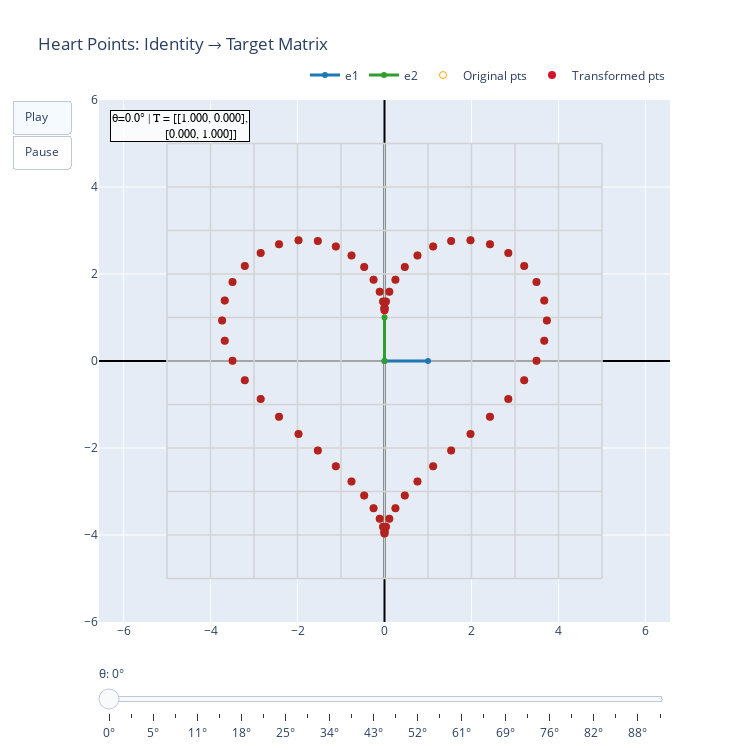

The notebook cell saved with this chart:
### Markdown cell above
## Geometric View of Linear Transformations

Let's take $F$ from the example so far and calculate the image of a few vectors under this transformation. To emphasize the geometric aspect, we want to show the _movement_ of the original vectors to their new locations after applying the transformation (hence the animation).

Let's look at a couple of matrices and see what the do.

$$
S = \begin{bmatrix} 1 & 2 \\ 0 & 1 \end{bmatrix} \quad \text{shear in x-direction}
$$

$$
R = \begin{bmatrix} 0 & -1 \\ 1 & 0 \end{bmatrix} \quad \text{90 degree rotation}
$$

### Code cell
import numpy as np

try:
    from animations.rotation import show_transformation, generate_rotation_matrices, heart_param_points, heart_line_color
except ImportError:
    from repo.animations.rotation import show_transformation, generate_rotation_matrices, heart_param_points, heart_line_color


# Define target transformation matrix M
# Example: a shear + scale
M = np.array([[0, -1],
              [1, 0]])

# Build an interpolation from Identity to M: T(t) = I + t (M - I)
I = np.eye(2)
steps = 25
matrices_sequence = []
for k in range(steps + 1):
    t = k / steps
    T_t = I + t * (M - I)
    matrices_sequence.append([T_t])  # each frame applies one matrix

# Use heart points as the input set
pts = heart_param_points(n=60)

# Show the transformation animation
fig = show_transformation(
    matrices_sequence=matrices_sequence,
    points=pts,
    L=5,
    title='Heart Points: Identity → Target Matrix',
    color_func=heart_line_color,
    frame_duration_ms=300
)
fig.show()

### Figure 1 — Plotly figure (JSON) as saved in the notebook; plotly's stock layout.template omitted (floating-point values rounded to 4 significant figures)
{"data": [{"hoverinfo": "skip", "line": {"color": "lightgray", "width": 1}, "mode": "lines", "opacity": 0.25, "showlegend": false, "type": "scatter", "x": [-5, -5], "y": [-5, 5]}, {"hoverinfo": "skip", "line": {"color": "lightgray", "width": 1}, "mode": "lines", "opacity": 0.25, "showlegend": false, "type": "scatter", "x": [-4, -4], "y": [-5, 5]}, {"hoverinfo": "skip", "line": {"color": "lightgray", "width": 1}, "mode": "lines", "opacity": 0.25, "showlegend": false, "type": "scatter", "x": [-3, -3], "y": [-5, 5]}, {"hoverinfo": "skip", "line": {"color": "lightgray", "width": 1}, "mode": "lines", "opacity": 0.25, "showlegend": false, "type": "scatter", "x": [-2, -2], "y": [-5, 5]}, {"hoverinfo": "skip", "line": {"color": "lightgray", "width": 1}, "mode": "lines", "opacity": 0.25, "showlegend": false, "type": "scatter", "x": [-1, -1], "y": [-5, 5]}, {"hoverinfo": "skip", "line": {"color": "lightgray", "width": 1}, "mode": "lines", "opacity": 0.25, "showlegend": false, "type": "scatter", "x": [0, 0], "y": [-5, 5]}, {"hoverinfo": "skip", "line": {"color": "lightgray", "width": 1}, "mode": "lines", "opacity": 0.25, "showlegend": false, "type": "scatter", "x": [1, 1], "y": [-5, 5]}, {"hoverinfo": "skip", "line": {"color": "lightgray", "width": 1}, "mode": "lines", "opacity": 0.25, "showlegend": false, "type": "scatter", "x": [2, 2], "y": [-5, 5]}, {"hoverinfo": "skip", "line": {"color": "lightgray", "width": 1}, "mode": "lines", "opacity": 0.25, "showlegend": false, "type": "scatter", "x": [3, 3], "y": [-5, 5]}, {"hoverinfo": "skip", "line": {"color": "lightgray", "width": 1}, "mode": "lines", "opacity": 0.25, "showlegend": false, "type": "scatter", "x": [4, 4], "y": [-5, 5]}, {"hoverinfo": "skip", "line": {"color": "lightgray", "width": 1}, "mode": "lines", "opacity": 0.25, "showlegend": false, "type": "scatter", "x": [5, 5], "y": [-5, 5]}, {"hoverinfo": "skip", "line": {"color": "lightgray", "width": 1}, "mode": "lines", "opacity": 0.25, "showlegend": false, "type": "scatter", "x": [-5, 5], "y": [-5, -5]}, {"hoverinfo": "skip", "line": {"color": "lightgray", "width": 1}, "mode": "lines", "opacity": 0.25, "showlegend": false, "type": "scatter", "x": [-5, 5], "y": [-4, -4]}, {"hoverinfo": "skip", "line": {"color": "lightgray", "width": 1}, "mode": "lines", "opacity": 0.25, "showlegend": false, "type": "scatter", "x": [-5, 5], "y": [-3, -3]}, {"hoverinfo": "skip", "line": {"color": "lightgray", "width": 1}, "mode": "lines", "opacity": 0.25, "showlegend": false, "type": "scatter", "x": [-5, 5], "y": [-2, -2]}, {"hoverinfo": "skip", "line": {"color": "lightgray", "width": 1}, "mode": "lines", "opacity": 0.25, "showlegend": false, "type": "scatter", "x": [-5, 5], "y": [-1, -1]}, {"hoverinfo": "skip", "line": {"color": "lightgray", "width": 1}, "mode": "lines", "opacity": 0.25, "showlegend": false, "type": "scatter", "x": [-5, 5], "y": [0, 0]}, {"hoverinfo": "skip", "line": {"color": "lightgray", "width": 1}, "mode": "lines", "opacity": 0.25, "showlegend": false, "type": "scatter", "x": [-5, 5], "y": [1, 1]}, {"hoverinfo": "skip", "line": {"color": "lightgray", "width": 1}, "mode": "lines", "opacity": 0.25, "showlegend": false, "type": "scatter", "x": [-5, 5], "y": [2, 2]}, {"hoverinfo": "skip", "line": {"color": "lightgray", "width": 1}, "mode": "lines", "opacity": 0.25, "showlegend": false, "type": "scatter", "x": [-5, 5], "y": [3, 3]}, {"hoverinfo": "skip", "line": {"color": "lightgray", "width": 1}, "mode": "lines", "opacity": 0.25, "showlegend": false, "type": "scatter", "x": [-5, 5], "y": [4, 4]}, {"hoverinfo": "skip", "line": {"color": "lightgray", "width": 1}, "mode": "lines", "opacity": 0.25, "showlegend": false, "type": "scatter", "x": [-5, 5], "y": [5, 5]}, {"hoverinfo": "skip", "line": {"color": "lightgray", "width": 1.5}, "mode": "lines", "showlegend": false, "type": "scatter", "x": [-5, -5], "y": [-5, 5]}, {"hoverinfo": "skip", "line": {"color": "lightgray", "width": 1.5}, "mode": "lines", "showlegend": false, "type": "scatter", "x": [-4, -4], "y": [-5, 5]}, {"hoverinfo": "skip", "line": {"color": "lightgray", "width": 1.5}, "mode": "lines", "showlegend": false, "type": "scatter", "x": [-3, -3], "y": [-5, 5]}, {"hoverinfo": "skip", "line": {"color": "lightgray", "width": 1.5}, "mode": "lines", "showlegend": false, "type": "scatter", "x": [-2, -2], "y": [-5, 5]}, {"hoverinfo": "skip", "line": {"color": "lightgray", "width": 1.5}, "mode": "lines", "showlegend": false, "type": "scatter", "x": [-1, -1], "y": [-5, 5]}, {"hoverinfo": "skip", "line": {"color": "lightgray", "width": 1.5}, "mode": "lines", "showlegend": false, "type": "scatter", "x": [0, 0], "y": [-5, 5]}, {"hoverinfo": "skip", "line": {"color": "lightgray", "width": 1.5}, "mode": "lines", "showlegend": false, "type": "scatter", "x": [1, 1], "y": [-5, 5]}, {"hoverinfo": "skip", "line": {"color": "lightgray", "width": 1.5}, "mode": "lines", "showlegend": false, "type": "scatter", "x": [2, 2], "y": [-5, 5]}, {"hoverinfo": "skip", "line": {"color": "lightgray", "width": 1.5}, "mode": "lines", "showlegend": false, "type": "scatter", "x": [3, 3], "y": [-5, 5]}, {"hoverinfo": "skip", "line": {"color": "lightgray", "width": 1.5}, "mode": "lines", "showlegend": false, "type": "scatter", "x": [4, 4], "y": [-5, 5]}, {"hoverinfo": "skip", "line": {"color": "lightgray", "width": 1.5}, "mode": "lines", "showlegend": false, "type": "scatter", "x": [5, 5], "y": [-5, 5]}, {"hoverinfo": "skip", "line": {"color": "lightgray", "width": 1.5}, "mode": "lines", "showlegend": false, "type": "scatter", "x": [-5, 5], "y": [-5, -5]}, {"hoverinfo": "skip", "line": {"color": "lightgray", "width": 1.5}, "mode": "lines", "showlegend": false, "type": "scatter", "x": [-5, 5], "y": [-4, -4]}, {"hoverinfo": "skip", "line": {"color": "lightgray", "width": 1.5}, "mode": "lines", "showlegend": false, "type": "scatter", "x": [-5, 5], "y": [-3, -3]}, {"hoverinfo": "skip", "line": {"color": "lightgray", "width": 1.5}, "mode": "lines", "showlegend": false, "type": "scatter", "x": [-5, 5], "y": [-2, -2]}, {"hoverinfo": "skip", "line": {"color": "lightgray", "width": 1.5}, "mode": "lines", "showlegend": false, "type": "scatter", "x": [-5, 5], "y": [-1, -1]}, {"hoverinfo": "skip", "line": {"color": "lightgray", "width": 1.5}, "mode": "lines", "showlegend": false, "type": "scatter", "x": [-5, 5], "y": [0, 0]}, {"hoverinfo": "skip", "line": {"color": "lightgray", "width": 1.5}, "mode": "lines", "showlegend": false, "type": "scatter", "x": [-5, 5], "y": [1, 1]}, {"hoverinfo": "skip", "line": {"color": "lightgray", "width": 1.5}, "mode": "lines", "showlegend": false, "type": "scatter", "x": [-5, 5], "y": [2, 2]}, {"hoverinfo": "skip", "line": {"color": "lightgray", "width": 1.5}, "mode": "lines", "showlegend": false, "type": "scatter", "x": [-5, 5], "y": [3, 3]}, {"hoverinfo": "skip", "line": {"color": "lightgray", "width": 1.5}, "mode": "lines", "showlegend": false, "type": "scatter", "x": [-5, 5], "y": [4, 4]}, {"hoverinfo": "skip", "line": {"color": "lightgray", "width": 1.5}, "mode": "lines", "showlegend": false, "type": "scatter", "x": [-5, 5], "y": [5, 5]}, {"line": {"color": "#1f77b4", "width": 3}, "marker": {"size": 6}, "mode": "lines+markers", "name": "e1", "type": "scatter", "x": [0, 1], "y": [0, 0]}, {"line": {"color": "#2ca02c", "width": 3}, "marker": {"size": 6}, "mode": "lines+markers", "name": "e2", "type": "scatter", "x": [0, 0], "y": [0, 1]}, {"marker": {"color": "orange", "size": 7, "symbol": "circle-open"}, "mode": "markers", "name": "Original pts", "type": "scatter", "x": [0.0, 0.004264, 0.03355, 0.1102, 0.2512, 0.4667, 0.7581, 1.118, 1.532, 1.977, 2.425, 2.846, 3.212, 3.494, 3.672, 3.733, 3.672, 3.494, 3.212, 2.846, 2.425, 1.977, 1.532, 1.118, 0.7581, 0.4667, 0.2512, 0.1102, 0.03355, 0.004264, 6.857e-48, -0.004264, -0.03355, -0.1102, -0.2512, -0.4667, -0.7581, -1.118, -1.532, -1.977, -2.425, -2.846, -3.212, -3.494, -3.672, -3.733, -3.672, -3.494, -3.212, -2.846, -2.425, -1.977, -1.532, -1.118, -0.7581, -0.4667, -0.2512, -0.1102, -0.03355, -0.004264], "y": [1.167, 1.219, 1.368, 1.595, 1.871, 2.16, 2.426, 2.635, 2.757, 2.776, 2.683, 2.483, 2.187, 1.815, 1.389, 0.9333, 0.4667, 0.004707, -0.4431, -0.8726, -1.283, -1.677, -2.057, -2.422, -2.77, -3.094, -3.383, -3.627, -3.811, -3.927, -3.967, -3.927, -3.811, -3.627, -3.383, -3.094, -2.77, -2.422, -2.057, -1.677, -1.283, -0.8726, -0.4431, 0.004707, 0.4667, 0.9333, 1.389, 1.815, 2.187, 2.483, 2.683, 2.776, 2.757, 2.635, 2.426, 2.16, 1.871, 1.595, 1.368, 1.219]}, {"marker": {"color": ["#D0162F", "firebrick", "firebrick", "firebrick", "firebrick", "firebrick", "firebrick", "firebrick", "firebrick", "firebrick", "firebrick", "firebrick", "firebrick", "firebrick", "firebrick", "firebrick", "firebrick", "firebrick", "firebrick", "firebrick", "firebrick", "firebrick", "firebrick", "firebrick", "firebrick", "firebrick", "firebrick", "firebrick", "firebrick", "firebrick", "firebrick", "firebrick", "firebrick", "firebrick", "firebrick", "firebrick", "firebrick", "firebrick", "firebrick", "firebrick", "firebrick", "firebrick", "firebrick", "firebrick", "firebrick", "firebrick", "firebrick", "firebrick", "firebrick", "firebrick", "firebrick", "firebrick", "firebrick", "firebrick", "firebrick", "firebrick", "firebrick", "firebrick", "firebrick", "firebrick"], "size": 8}, "mode": "markers", "name": "Transformed pts", "type": "scatter", "x": [0.0, 0.004264, 0.03355, 0.1102, 0.2512, 0.4667, 0.7581, 1.118, 1.532, 1.977, 2.425, 2.846, 3.212, 3.494, 3.672, 3.733, 3.672, 3.494, 3.212, 2.846, 2.425, 1.977, 1.532, 1.118, 0.7581, 0.4667, 0.2512, 0.1102, 0.03355, 0.004264, 6.857e-48, -0.004264, -0.03355, -0.1102, -0.2512, -0.4667, -0.7581, -1.118, -1.532, -1.977, -2.425, -2.846, -3.212, -3.494, -3.672, -3.733, -3.672, -3.494, -3.212, -2.846, -2.425, -1.977, -1.532, -1.118, -0.7581, -0.4667, -0.2512, -0.1102, -0.03355, -0.004264], "y": [1.167, 1.219, 1.368, 1.595, 1.871, 2.16, 2.426, 2.635, 2.757, 2.776, 2.683, 2.483, 2.187, 1.815, 1.389, 0.9333, 0.4667, 0.004707, -0.4431, -0.8726, -1.283, -1.677, -2.057, -2.422, -2.77, -3.094, -3.383, -3.627, -3.811, -3.927, -3.967, -3.927, -3.811, -3.627, -3.383, -3.094, -2.77, -2.422, -2.057, -1.677, -1.283, -0.8726, -0.4431, 0.004707, 0.4667, 0.9333, 1.389, 1.815, 2.187, 2.483, 2.683, 2.776, 2.757, 2.635, 2.426, 2.16, 1.871, 1.595, 1.368, 1.219]}], "layout": {"annotations": [{"bgcolor": "rgba(255,255,255,0.8)", "bordercolor": "black", "borderwidth": 1, "font": {"color": "black", "family": "monospace", "size": 12}, "showarrow": false, "text": "θ=0.0° | T = [[1.000, 0.000],<br>              [0.000, 1.000]]", "x": 0.02, "xanchor": "left", "xref": "paper", "y": 0.98, "yanchor": "top", "yref": "paper"}], "height": 750, "legend": {"orientation": "h", "x": 1, "xanchor": "right", "y": 1.02, "yanchor": "bottom"}, "sliders": [{"active": 0, "currentvalue": {"prefix": "θ: ", "suffix": "", "visible": true}, "pad": {"t": 40}, "steps": [{"args": [["frame_0"], {"frame": {"duration": 0, "redraw": true}, "mode": "immediate", "transition": {"duration": 0}}], "label": "0°", "method": "animate"}, {"args": [["frame_1"], {"frame": {"duration": 0, "redraw": true}, "mode": "immediate", "transition": {"duration": 0}}], "label": "2°", "method": "animate"}, {"args": [["frame_2"], {"frame": {"duration": 0, "redraw": true}, "mode": "immediate", "transition": {"duration": 0}}], "label": "5°", "method": "animate"}, {"args": [["frame_3"], {"frame": {"duration": 0, "redraw": true}, "mode": "immediate", "transition": {"duration": 0}}], "label": "8°", "method": "animate"}, {"args": [["frame_4"], {"frame": {"duration": 0, "redraw": true}, "mode": "immediate", "transition": {"duration": 0}}], "label": "11°", "method": "animate"}, {"args": [["frame_5"], {"frame": {"duration": 0, "redraw": true}, "mode": "immediate", "transition": {"duration": 0}}], "label": "14°", "method": "animate"}, {"args": [["frame_6"], {"frame": {"duration": 0, "redraw": true}, "mode": "immediate", "transition": {"duration": 0}}], "label": "18°", "method": "animate"}, {"args": [["frame_7"], {"frame": {"duration": 0, "redraw": true}, "mode": "immediate", "transition": {"duration": 0}}], "label": "21°", "method": "animate"}, {"args": [["frame_8"], {"frame": {"duration": 0, "redraw": true}, "mode": "immediate", "transition": {"duration": 0}}], "label": "25°", "method": "animate"}, {"args": [["frame_9"], {"frame": {"duration": 0, "redraw": true}, "mode": "immediate", "transition": {"duration": 0}}], "label": "29°", "method": "animate"}, {"args": [["frame_10"], {"frame": {"duration": 0, "redraw": true}, "mode": "immediate", "transition": {"duration": 0}}], "label": "34°", "method": "animate"}, {"args": [["frame_11"], {"frame": {"duration": 0, "redraw": true}, "mode": "immediate", "transition": {"duration": 0}}], "label": "38°", "method": "animate"}, {"args": [["frame_12"], {"frame": {"duration": 0, "redraw": true}, "mode": "immediate", "transition": {"duration": 0}}], "label": "43°", "method": "animate"}, {"args": [["frame_13"], {"frame": {"duration": 0, "redraw": true}, "mode": "immediate", "transition": {"duration": 0}}], "label": "47°", "method": "animate"}, {"args": [["frame_14"], {"frame": {"duration": 0, "redraw": true}, "mode": "immediate", "transition": {"duration": 0}}], "label": "52°", "method": "animate"}, {"args": [["frame_15"], {"frame": {"duration": 0, "redraw": true}, "mode": "immediate", "transition": {"duration": 0}}], "label": "56°", "method": "animate"}, {"args": [["frame_16"], {"frame": {"duration": 0, "redraw": true}, "mode": "immediate", "transition": {"duration": 0}}], "label": "61°", "method": "animate"}, {"args": [["frame_17"], {"frame": {"duration": 0, "redraw": true}, "mode": "immediate", "transition": {"duration": 0}}], "label": "65°", "method": "animate"}, {"args": [["frame_18"], {"frame": {"duration": 0, "redraw": true}, "mode": "immediate", "transition": {"duration": 0}}], "label": "69°", "method": "animate"}, {"args": [["frame_19"], {"frame": {"duration": 0, "redraw": true}, "mode": "immediate", "transition": {"duration": 0}}], "label": "72°", "method": "animate"}, {"args": [["frame_20"], {"frame": {"duration": 0, "redraw": true}, "mode": "immediate", "transition": {"duration": 0}}], "label": "76°", "method": "animate"}, {"args": [["frame_21"], {"frame": {"duration": 0, "redraw": true}, "mode": "immediate", "transition": {"duration": 0}}], "label": "79°", "method": "animate"}, {"args": [["frame_22"], {"frame": {"duration": 0, "redraw": true}, "mode": "immediate", "transition": {"duration": 0}}], "label": "82°", "method": "animate"}, {"args": [["frame_23"], {"frame": {"duration": 0, "redraw": true}, "mode": "immediate", "transition": {"duration": 0}}], "label": "85°", "method": "animate"}, {"args": [["frame_24"], {"frame": {"duration": 0, "redraw": true}, "mode": "immediate", "transition": {"duration": 0}}], "label": "88°", "method": "animate"}, {"args": [["frame_25"], {"frame": {"duration": 0, "redraw": true}, "mode": "immediate", "transition": {"duration": 0}}], "label": "90°", "method": "animate"}]}], "title": {"text": "Heart Points: Identity → Target Matrix"}, "updatemenus": [{"buttons": [{"args": [null, {"frame": {"duration": 300, "redraw": true}, "fromcurrent": true}], "label": "Play", "method": "animate"}, {"args": [[null], {"mode": "immediate"}], "label": "Pause", "method": "animate"}], "showactive": true, "type": "buttons"}], "width": 750, "xaxis": {"range": [-6, 6], "zeroline": true, "zerolinecolor": "black", "zerolinewidth": 2}, "yaxis": {"range": [-6, 6], "scaleanchor": "x", "scaleratio": 1, "zeroline": true, "zerolinecolor": "black", "zerolinewidth": 2}}}
